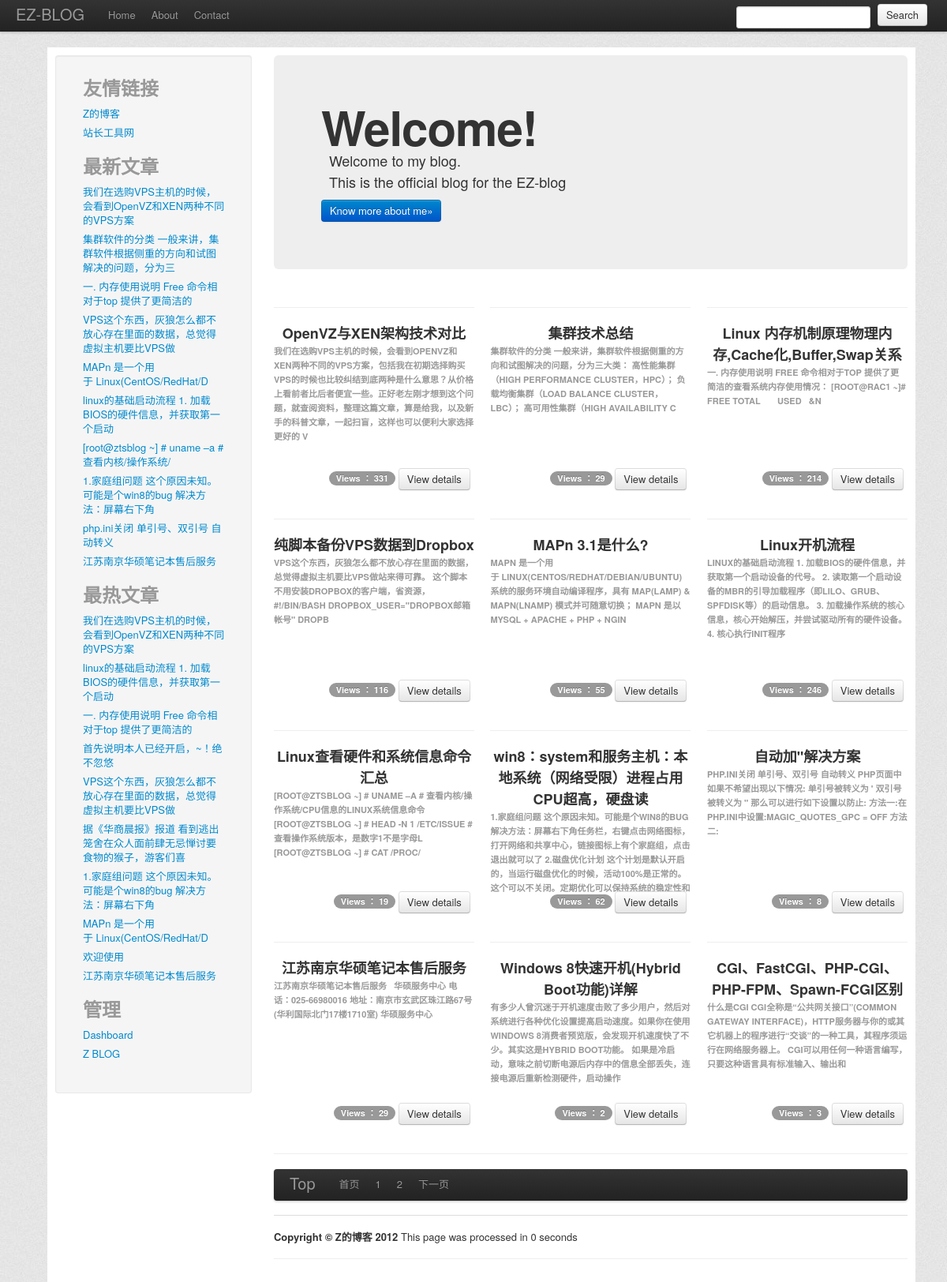
Screenshot of /search.php with the database file from the repository.
### tables this page shows
CREATE TABLE IF NOT EXISTS `links` (
  `url_name` varchar(255) NOT NULL,
  `url_site` varchar(255) NOT NULL,
  `url_description` varchar(255) NOT NULL,
  `ID` int(100) NOT NULL AUTO_INCREMENT,
  PRIMARY KEY (`ID`)
);

CREATE TABLE IF NOT EXISTS `posts` (
  `post_hits` int(11) NOT NULL DEFAULT '0',
  `ID` bigint(20) NOT NULL AUTO_INCREMENT,
  `post_author` bigint(20) NOT NULL,
  `post_title` varchar(50) NOT NULL,
  `post_status` varchar(20) NOT NULL DEFAULT 'publish',
  `comment_status` varchar(20) NOT NULL DEFAULT 'open',
  `post_content` longtext NOT NULL,
  `time` date NOT NULL,
  PRIMARY KEY (`ID`),
  KEY `title_5` (`post_title`),
  KEY `title_6` (`post_title`),
  KEY `ID` (`ID`),
  KEY `ID_2` (`ID`),
  FULLTEXT KEY `title` (`post_title`),
  FULLTEXT KEY `title_2` (`post_title`),
  FULLTEXT KEY `context` (`post_content`),
  FULLTEXT KEY `title_3` (`post_title`),
  FULLTEXT KEY `title_4` (`post_title`),
  FULLTEXT KEY `title_7` (`post_title`)
);

### common/settings.php (called while the page is built, shortened)
<?php
$ez_pagesize = 4 * 3;
$ez_url_model = 1;
?>

### common/post_functions.php (called while the page is built, shortened)
<?php
function get_post_content() {
	global $rs;
	return $rs ['post_content'];
}
function get_post_link() {
	global $rs;
	global $ez_url_model;
	$post_id = $rs ['ID'];
	if ($ez_url_model == 1)
		$post_link = "single.php?id=$post_id";
	return $post_link;
}
function get_post_content_short($start, $end) {
	return mb_substr ( strip_tags ( get_post_content () ), $start, $end, "utf-8" );
}
?>

### search.php (the view, shortened to what this page needs)
<?php
include "header.php";
include "header-nav.php";
include "siderbar.php";
include "common/settings.php";
?>
	<div class="hero-unit ds-component" data-componentid="hero1">
		<div class="ds-component" data-componentid="content1">
			<h1>Welcome!</h1>
			<p>
				&nbsp; Welcome to my blog.<br /> &nbsp;&nbsp;This is the official
				blog for the EZ-blog<br />
			</p>
		</div>
		<a class="btn btn-primary ds-component" href="welcome.php"
			data-componentid="button1">Know more about me»</a>
	</div>
<?php
if (@empty ( $_GET [page] )) {
	$pageval = 1;
} else {
	@$pageval = $_GET [page];
}
@$page = ($pageval - 1) * $ez_pagesize;
@$page .= ',';
$w = 1;
@$sql = "select * from `posts` where $w order by id desc limit $page $ez_pagesize  ";
$query = mysql_query ( $sql );
for($a = 1, $b = 0; $a < $ez_pagesize + 1; $a = $a + 1) {
	$rs = mysql_fetch_array ( $query );
	if ($a % 3 == 1) {
		$b = $b + 1;
		?>
         <div class="row-fluid ds-component"
		data-componentid="fluidgridrow<?php echo $b ?>">
        <?php
}
	if (! empty ( $rs )) {
		?>
   <div class="span4 ds-component"
			data-componentid="gridco1<?php  ?>"
			style="min-height: 250px; max-height: 450px; border: 0px solid silver; position: relative;">
			<div class="ds-component"
				data-componentid="content<?php echo $a+2; ?>">
				<hr />
				<h3 style="text-align: center"> <?php echo  iconv_substr(strip_tags($rs['post_title']),0,40,$charset ="utf-8")?></h3>
				<h6><?php echo mb_substr(strip_tags($rs['post_content']),0,150,"utf-8");  ?></h6>
			</div>
			<div
				style="text-align: right; position: absolute; right: 5px; bottom: 0px">
				<span class="badge ds-component"
					data-componentid="badge<?php echo $a+2; ?>">
            	  Views ： <?php echo $rs['post_hits'] ?></span> <a
					class="btn ds-component"
					href="single.php?id=<?php echo $rs['ID']  ?>"
					data-componentid="button<?php echo $a+2; ?>"> View details </a>
			</div>
		</div>
   		  <?php } ?>
	<?php if($a%3==0){ ?>
		 </div>
	<br /> <?php }?>
 	 <?php
}
include "footer-nav.php";
include "footer.php";
?>

### siderbar.php (shortened to what this page needs)
<body>
	<div class="row-fluid"
		style="background-color: white; padding: 10px 10px 10px 10px;">
		<div class="span3">
			<div class="well sidebar-nav">
				<ul class="nav nav-list">
					<li class="nav-header">
						<h2>友情链接</h2>
					</li>
      		  	<?php
							$sql = "select * from `links`  ";
							$query = mysql_query ( $sql ) or die ( "GET LINKS failed" );
									while ( $rs = mysql_fetch_array ( $query ) ) {
										?>
								<li><a href="<?php echo $rs['url_site']?>"><?php echo $rs['url_name']?></a></li>
	<?php	}	?>
	<li class="nav-header">
						<h2>最新文章</h2>
					</li>
		<?php
		@$sql = "select * from `posts` order by `ID` desc limit 0,10 ";
		$query = mysql_query ( $sql ) or die ( "GET posts failed" );
		for($i=0;$i<10;$i++){
			$rs = mysql_fetch_array ( $query);
			echo "<li><a href=".get_post_link()."> ".get_post_content_short(0, 40)."</a></li>";
		}
		 ?>
	<li class="nav-header">
						<h2>最热文章</h2>
					</li>
		<?php
		$sql = "select * from `posts` order by post_hits desc limit 0,10 ";
		$query = mysql_query ( $sql ) or die ( "GET posts failed" );
		for($i=0;$i<10;$i++){
			$rs = mysql_fetch_array ( $query);
			echo "<li><a href=".get_post_link()."> ".get_post_content_short(0, 40)."</a></li>";
		}
		?>
		<li class="nav-header">
						<h2>管理</h2>
					</li>
					<li><a href="adminold">Dashboard</a></li>
					<li><a href="http://www.zts1993.com">Z BLOG</a></li>
				</ul>
				<br />
			</div>
		</div>
		<div class="span9">

### header.php (style rules this page uses)
body { padding-top: 60px; padding-left: 60px; padding-right: 60px; background-image: url("./assets/img/bg_body.jpg"); background-repeat: repeat; }

### rows the page displays
links: url_name "Z的博客"
links: url_name "站长工具网"
posts: post_content "我们在选购VPS主机的时候，会看到OpenVZ和XEN两种不同的VPS方案", post_title "OpenVZ与XEN架构技术对比", post_content "我们在选购VPS主机的时候，会看到OPENVZ和XEN两种不同的VPS方案，包括我在初期选择购买VPS的时候也比较纠结到底两种是什么意思？从价格 上看前者比后者便宜一些。正好老左刚才想到这个问题，就查阅资料，整理这篇文章，算是给我，以及新手的科普文章，一起扫盲，这样也可以便利大家选择更好的 V", post_hits "331"
posts: post_content "集群软件的分类 一般来讲，集群软件根据侧重的方向和试图解决的问题，分为三", post_title "集群技术总结", post_content "集群软件的分类 一般来讲，集群软件根据侧重的方向和试图解决的问题，分为三大类： 高性能集群（HIGH PERFORMANCE CLUSTER，HPC）； 负载均衡集群（LOAD BALANCE CLUSTER， LBC）； 高可用性集群（HIGH AVAILABILITY C", post_hits "29"
posts: post_content "一. 内存使用说明 Free 命令相对于top 提供了更简洁的", post_title "Linux 内存机制原理物理内存,Cache化,Buffer,Swap关系", post_content "一. 内存使用说明 FREE 命令相对于TOP 提供了更简洁的查看系统内存使用情况： [ROOT@RAC1 ~]# FREE TOTAL USED &N", post_hits "214"
posts: post_content "VPS这个东西，灰狼怎么都不放心存在里面的数据，总觉得虚拟主机要比VPS做", post_title "纯脚本备份VPS数据到Dropbox", post_content "VPS这个东西，灰狼怎么都不放心存在里面的数据，总觉得虚拟主机要比VPS做站来得可靠。 这个脚本不用安装DROPBOX的客户端，省资源， #!/BIN/BASH DROPBOX_USER=\"DROPBOX邮箱帐号\" DROPB", post_hits "116"
posts: post_content "MAPn 是一个用于 Linux(CentOS/RedHat/D", post_title "MAPn 3.1是什么?", post_content "MAPN 是一个用于 LINUX(CENTOS/REDHAT/DEBIAN/UBUNTU) 系统的服务环境自动编译程序，具有 MAP(LAMP) & MAPN(LNAMP) 模式并可随意切换； MAPN 是以 MYSQL + APACHE + PHP + NGIN", post_hits "55"
posts: post_content "linux的基础启动流程 1. 加载BIOS的硬件信息，并获取第一个启动", post_title "Linux开机流程", post_content "LINUX的基础启动流程 1. 加载BIOS的硬件信息，并获取第一个启动设备的代号。 2. 读取第一个启动设备的MBR的引导加载程序（即LILO、GRUB、SPFDISK等）的启动信息。 3. 加载操作系统的核心信息，核心开始解压，并尝试驱动所有的硬件设备。 4. 核心执行INIT程序", post_hits "246"
posts: post_content "[root@ztsblog ~] # uname –a # 查看内核/操作系统/", post_title "Linux查看硬件和系统信息命令汇总", post_content "[ROOT@ZTSBLOG ~] # UNAME –A # 查看内核/操作系统/CPU信息的LINUX系统信息命令 [ROOT@ZTSBLOG ~] # HEAD -N 1 /ETC/ISSUE # 查看操作系统版本，是数字1不是字母L [ROOT@ZTSBLOG ~] # CAT /PROC/", post_hits "19"
posts: post_content "1.家庭组问题 这个原因未知。可能是个win8的bug 解决方法：屏幕右下角", post_title "win8：system和服务主机：本地系统（网络受限）进程占用CPU超高，硬盘读", post_content "1.家庭组问题 这个原因未知。可能是个WIN8的BUG 解决方法：屏幕右下角任务栏，右键点击网络图标，打开网络和共享中心，链接图标上有个家庭组，点击退出就可以了 2.磁盘优化计划 这个计划是默认开启的，当运行磁盘优化的时候，活动100%是正常的。这个可以不关闭。定期优化可以保持系统的稳定性和", post_hits "62"
posts: post_content "php.ini关闭 单引号、双引号 自动转义", post_title "自动加\"解决方案", post_content "PHP.INI关闭 单引号、双引号 自动转义 PHP页面中如果不希望出现以下情况: 单引号被转义为 ' 双引号被转义为 \" 那么可以进行如下设置以防止: 方法一:在PHP.INI中设置:MAGIC_QUOTES_GPC = OFF 方法二:", post_hits "8"
posts: post_content "江苏南京华硕笔记本售后服务", post_title "江苏南京华硕笔记本售后服务", post_content "江苏南京华硕笔记本售后服务 华硕服务中心 电话：025-66980016 地址：南京市玄武区珠江路67号(华利国际北门17楼1710室) 华硕服务中心", post_hits "29"
posts: post_content "首先说明本人已经开启，~！绝不忽悠"
posts: post_content "据《华商晨报》报道 看到逃出笼舍在众人面前肆无忌惮讨要食物的猴子，游客们喜"
posts: post_content "欢迎使用"
posts: post_title "Windows 8快速开机(Hybrid Boot功能)详解", post_content "有多少人曾沉迷于开机速度击败了多少用户，然后对系统进行各种优化设置提高启动速度。如果你在使用WINDOWS 8消费者预览版，会发现开机速度快了不少。其实这是HYBRID BOOT功能。 如果是冷启动，意味之前切断电源后内存中的信息全部丢失，连接电源后重新检测硬件，启动操作", post_hits "2"
posts: post_title "CGI、FastCGI、PHP-CGI、PHP-FPM、Spawn-FCGI区别", post_content "什么是CGI CGI全称是“公共网关接口”(COMMON GATEWAY INTERFACE)，HTTP服务器与你的或其它机器上的程序进行“交谈”的一种工具，其程序须运行在网络服务器上。 CGI可以用任何一种语言编写，只要这种语言具有标准输入、输出和", post_hits "3"

### other values shown
$time "0"
